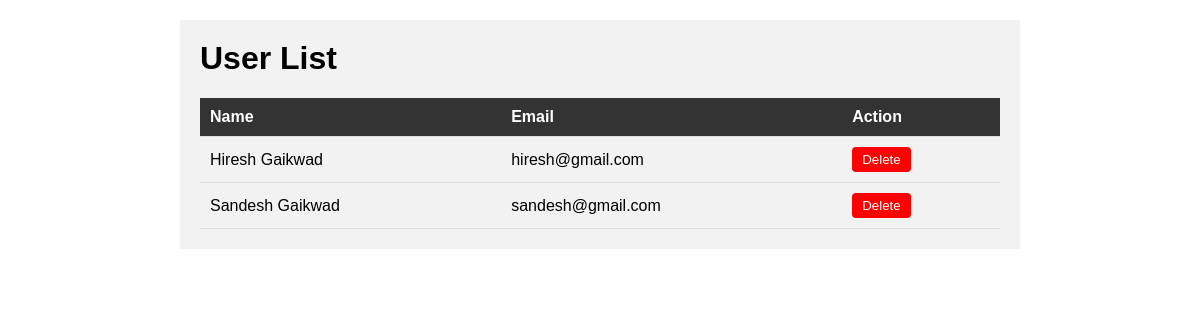
The page /userlist/ on the database its author committed.
### app/models.py (models this page shows)
class UserMaster(models.Model):
    name = models.CharField(max_length=100)
    email = models.EmailField(max_length=100)
    password = models.CharField(max_length=100)
    gender = models.CharField(max_length=100)

### app/views.py (the view)
# urls.py: path('userlist/',views.Userlist,name='userlist'),
def Userlist(request):
    users = UserMaster.objects.all()
    return render(request, 'admin/userlist.html', {'users': users})

### app/templates/admin/userlist.html (shortened to what this page needs)
<!DOCTYPE html>
<html>
<head>
</head>
<body>
    <div class="container">
        <h1>User List</h1>
        <table>
            <thead>
                <tr>
                    <th>Name</th>
                    <th>Email</th>
                    <th>Action</th>
                </tr>
            </thead>
            <tbody>
                {% for user in users %}
                <tr>
                    <td>{{ user.name }}</td>
                    <td>{{ user.email }}</td>
                    <form action="{% url 'user_delete' user.id %}" method="post">
                    <td><button class="delete-button">Delete</button></td>
                    </form>
                </tr>
                {% endfor %}
            </tbody>
        </table>
    </div>
</body>
</html>

### app/templates/admin/userlist.html (style rules this page uses)
body { font-family: Arial, sans-serif; margin: 0; padding: 0; }
.container { max-width: 800px; margin: 20px auto; padding: 20px; background-color: #f2f2f2; }
h1 { margin-top: 0; }
table { width: 100%; border-collapse: collapse; }
th, td { padding: 10px; text-align: left; border-bottom: 1px solid #ddd; }
th { background-color: #333; color: #fff; }
tr:nth-child(even) { background-color: #f2f2f2; }
.delete-button { background-color: #ff0000; color: #fff; border: none; padding: 5px 10px; border-radius: 4px; cursor: pointer; }

### rows shown on the page
UserMaster: name "Hiresh Gaikwad", email "hiresh@gmail.com"
UserMaster: name "Sandesh Gaikwad", email "sandesh@gmail.com"
